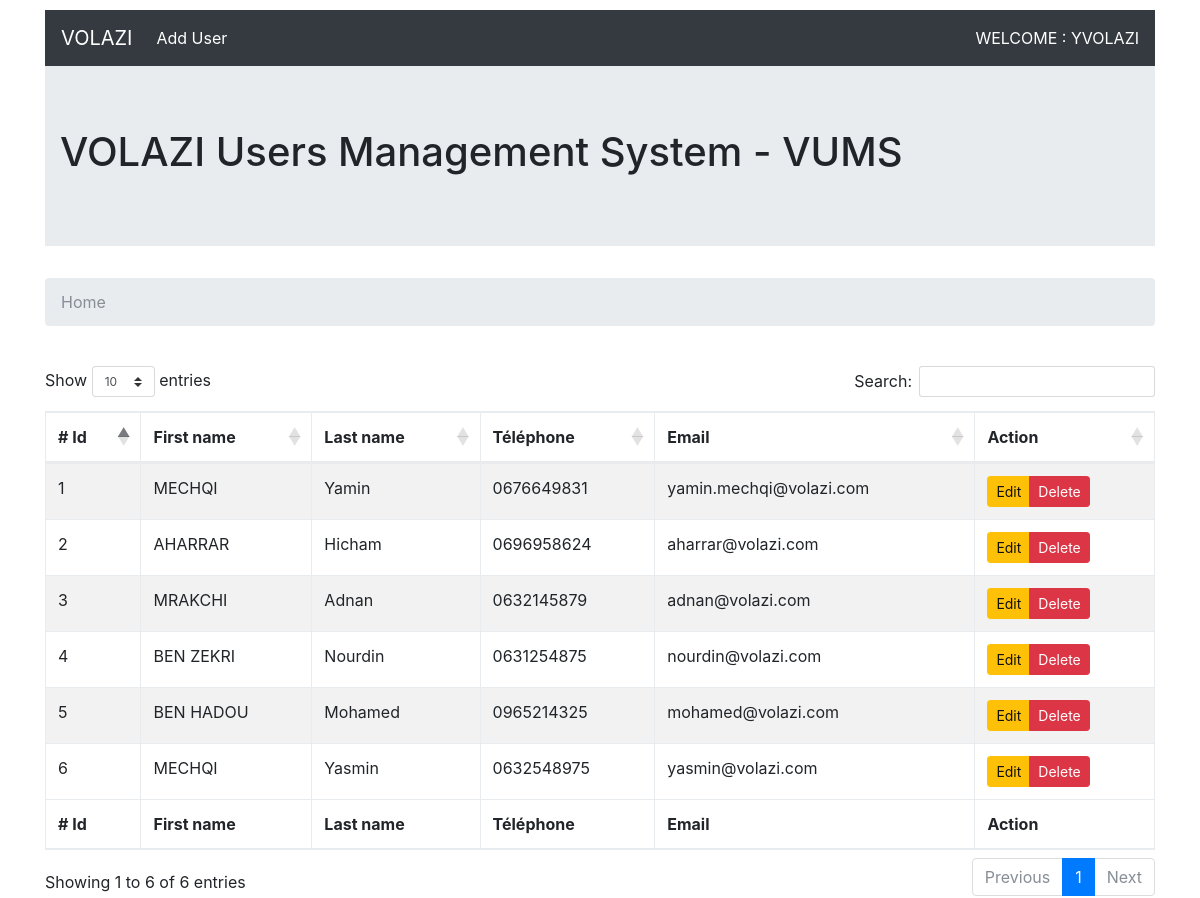
The app's page / (signed in) with its own data.
### users/models.py (models this page shows, shortened)
class User(models.Model):
    first_name = models.CharField(max_length=100,blank=False,null=True)
    last_name = models.CharField(max_length=100,blank=False,null=True)
    telephone = models.CharField(max_length=20,blank=False,null=True)
    email = models.EmailField()

### users/views.py (the view)
# urls.py: url(r'^$', users.views.dashboard, name='dashboard'),
def dashboard(request):
    user_name = "sign in - register"
    if request.user.is_authenticated():
        user_name="Welcome : %s" %(request.user)
    data = list(User.objects.all())
    context = {
        "template_title": title,
        "template_user_name": user_name,
        "template_data": data
    }
    return render(request, "dashboard.html", context)

### templates/dashboard.html (shortened to what this page needs)
<!DOCTYPE html>
<html lang="en">
<head>
    {% load static %}
    <link href="{% static 'css/bootstrap.min.css' %}" rel="stylesheet">
    <link href="{% static 'css/style.css' %}" rel="stylesheet">
    <link href="https://cdn.datatables.net/1.10.16/css/dataTables.bootstrap4.min.css" rel="stylesheet">
</head>
<body>
<div class="container">
{% include 'navbar.html' %}
<div class="jumbotron jumbotron-fluid">
  <div class="container">
    <h1 class="display-5">{{template_title}}</h1>
  </div>
</div>
<nav class="breadcrumb">
  <a class="breadcrumb-item active" href="{% url 'dashboard' %}">Home</a>
</nav>
<br>
<table id="example" class="table table-striped table-bordered" width="100%" cellspacing="0">
        <thead>
            <tr>
                <th># Id</th>
                <th>First name</th>
                <th>Last name</th>
                <th>Téléphone</th>
                <th>Email</th>
                <th>Action</th>
            </tr>
        </thead>
        <tfoot>
            <tr>
                <th># Id</th>
                <th>First name</th>
                <th>Last name</th>
                <th>Téléphone</th>
                <th>Email</th>
                <th>Action</th>
            </tr>
        </tfoot>
        <tbody>
        {% for value in template_data %}
            <tr>
                <td>{{forloop.counter}}</td>
                <td>{{value.first_name}}</td>
                <td>{{value.last_name}}</td>
                <td>{{value.telephone}}</td>
                <td>{{value.email}}</td>
                <td>
                    <div class="btn-group" role="group" aria-label="Basic example">
                        <a href="{% url 'update' value.id %}" class="btn btn-secondary btn-warning btn-sm">Edit</a>
                        <a href="{% url 'delete' value.id %}" class="btn btn-secondary btn-danger btn-sm">Delete</a>
                    </div>
                </td>
            </tr>
        {% endfor %}
        </tbody>
</table>
</div>
</body>
</html>

### static_in_pro/our_static/css/style.css (style rules this page uses)
body { margin-top:10px; }

### records on screen
User: first_name "MECHQI", last_name "Yamin", telephone "0676649831", email "yamin.mechqi@volazi.com"
User: first_name "AHARRAR", last_name "Hicham", telephone "0696958624", email "aharrar@volazi.com"
User: first_name "MRAKCHI", last_name "Adnan", telephone "0632145879", email "adnan@volazi.com"
User: first_name "BEN ZEKRI", last_name "Nourdin", telephone "0631254875", email "nourdin@volazi.com"
User: first_name "BEN HADOU", last_name "Mohamed", telephone "0965214325", email "mohamed@volazi.com"
User: first_name "MECHQI", last_name "Yasmin", telephone "0632548975", email "yasmin@volazi.com"

### other values on screen
{{ template_user_name }} "WELCOME : YVOLAZI"
{{ template_title }} "VOLAZI Users Management System - VUMS"
